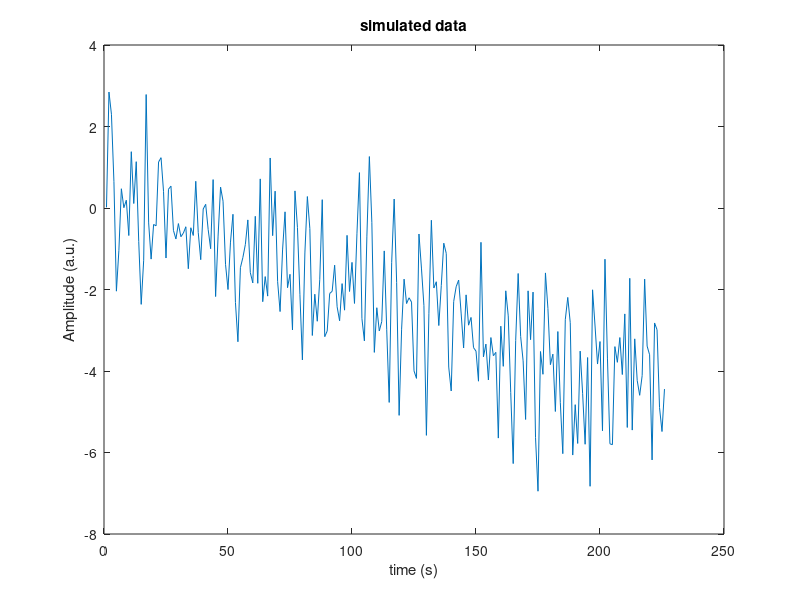
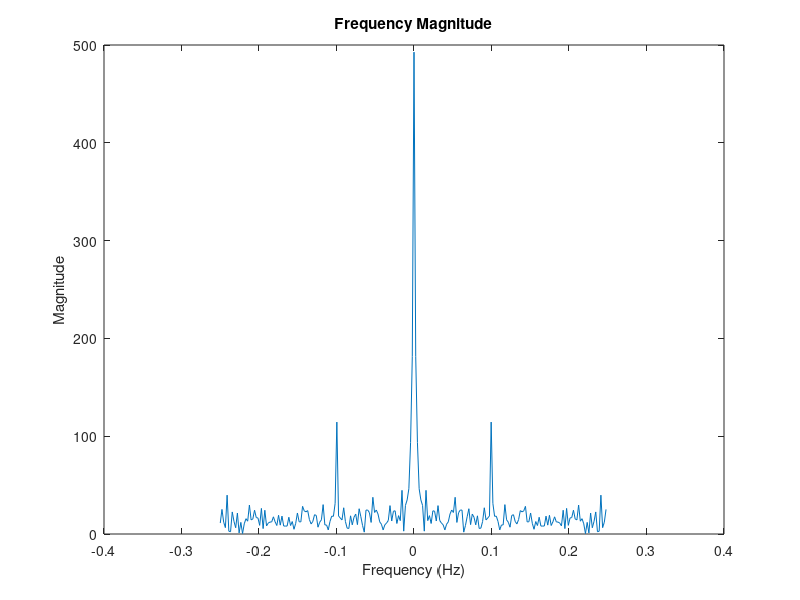

Here is the MATLAB script that generated these plots, in order: (Note: this script raises an error after producing the figures.)
%% simulate the filter effect

%generate a sythesized signal, with a 0.1 Hz sine component, a Gaussian
%noise component, and a linear drift
t=0:2:450;
puresig=sin(2*pi*0.1*t);
x=sin(2*pi*0.1*t)+normrnd(0,1,1,length(t))-0.01*t;

figure;
plot(x);
title('simulated data');
xlabel('time (s)');
ylabel('Amplitude (a.u.)');

%plot the frequency and phase
fft_x=fft(x);
N = length(x);  % Number of samples
f = (-N/2:N/2-1) * 0.5 / N;

figure;
plot(f, abs(fftshift(fft_x)));%0 frequency at the center
title('Frequency Magnitude');
xlabel('Frequency (Hz)');
ylabel('Magnitude');

highpassFilter=designfilt('highpassfir','StopbandFrequency',0.001,'PassbandFrequency',0.05,'StopbandAttenuation',60,'PassbandRipple',1,'SampleRate',0.5,'DesignMethod','kaiserwin');
x_filtered=filtfilt(highpassFilter,x');

fft_filt_x=fft(x_filtered);
N = length(x_filtered);  % Number of samples
f = (-N/2:N/2-1) * 0.5 / N;

figure;
plot(f, abs(fftshift(fft_filt_x)));%0 frequency at the center
title('Frequency Magnitude');
xlabel('Frequency (Hz)');
ylabel('Magnitude');


figure;
plot(puresig)
hold on
plot(x_filtered)
title('pure signal and filtered data');
xlabel('time (s)');
ylabel('Amplitude (a.u.)');
legend('pure signal','highpassed data');